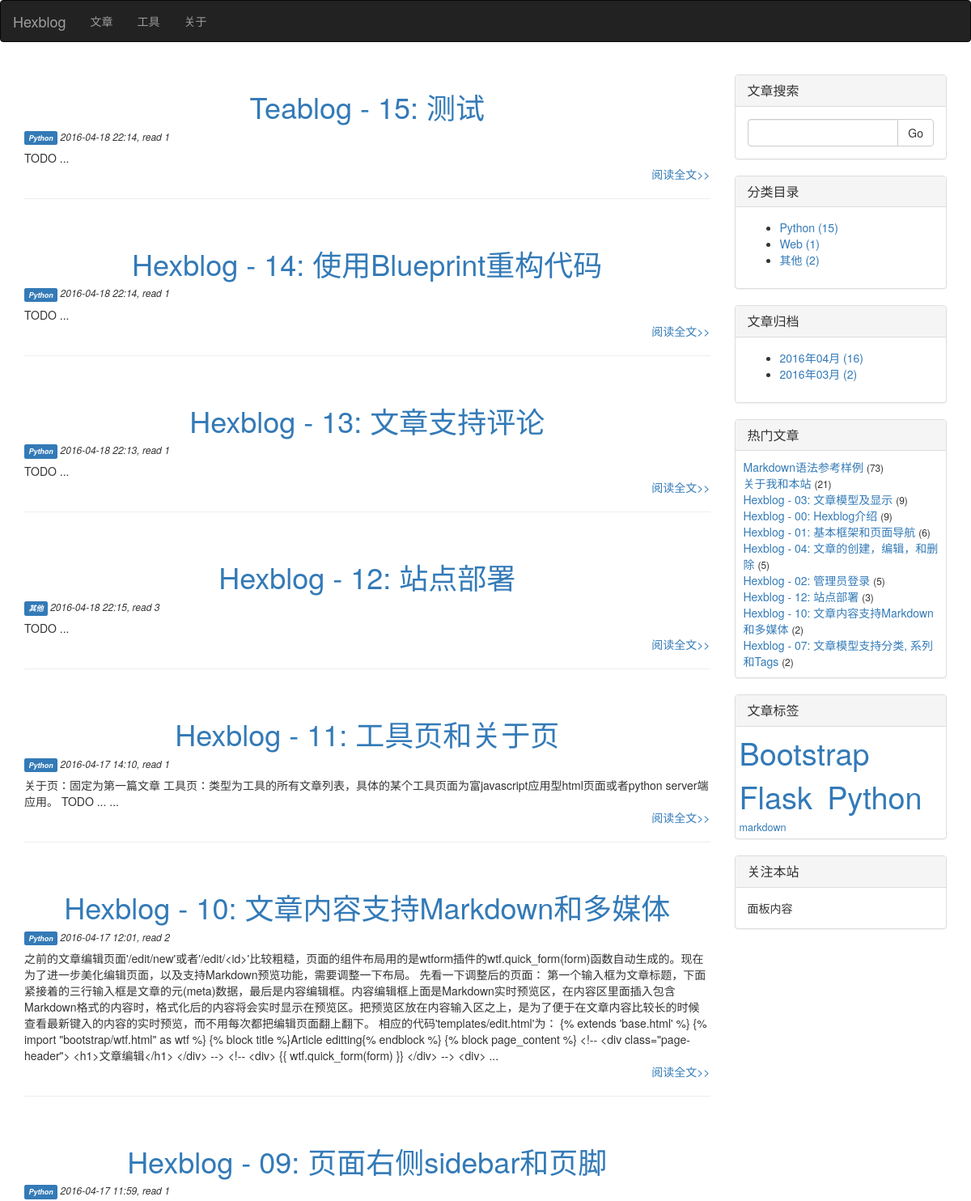
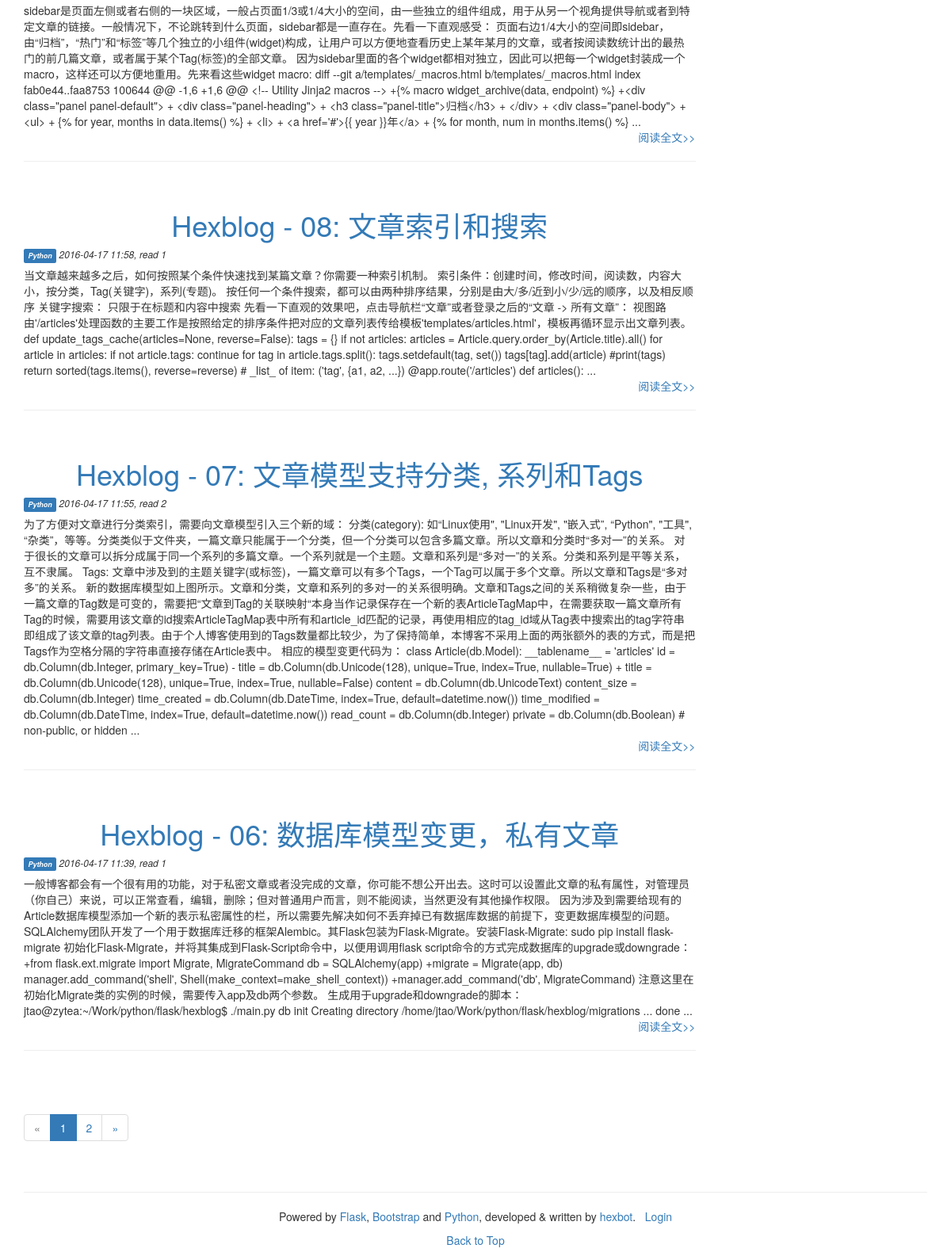
The page / on the database its author committed (2 pictures, top to bottom).
### manage.py (models this page shows, shortened)
class Article(db.Model):
    __tablename__ = 'articles'
    id = db.Column(db.Integer, primary_key=True)
    title = db.Column(db.Unicode(128), unique=True, index=True, nullable=False)
    content = db.Column(db.UnicodeText) # plain-text or markdown
    content_html = db.Column(db.UnicodeText) # html
    content_pre = db.Column(db.UnicodeText) # several top lines for preview in 'index' page
    content_size = db.Column(db.Integer)
    time_created = db.Column(db.DateTime, index=True, default=datetime.now())
    time_modified = db.Column(db.DateTime, index=True, default=datetime.now())
    read_count = db.Column(db.Integer)
    private = db.Column(db.Boolean) # non-public, or hidden
    category_id = db.Column(db.Integer, db.ForeignKey('categories.id'))
    series_id = db.Column(db.Integer, db.ForeignKey('series.id'), nullable=True) # could be null
    tags = db.Column(db.Unicode(256), index=True, nullable=True) # space separated tag worlds

class Category(db.Model):
    __tablename__ = 'categories'
    id = db.Column(db.Integer, primary_key=True)
    name = db.Column(db.Unicode(32), unique=True, index=True, nullable=False)
    articles = db.relationship('Article', backref='category', lazy='dynamic')

### manage.py (the view)
@app.route('/')
def index():
    page = request.args.get('page', 1, type=int)
    pagination = Article.query.order_by(Article.time_created.desc()).paginate(
                    page, per_page=app.config['HEXBLOG_ARTICLES_PER_PAGE'], error_out=True)
    articles = pagination.items
    return render_template('index.html', articles=articles, pagination=pagination)

### manage.py (called while the page is built)
def update_tags_cache(articles=None, reverse=False):
    tags = {}
    if not articles:
        articles = Article.query.order_by(Article.title).all()
    for article in articles:
        if not article.tags:
            continue
        for tag in article.tags.split():
            tags.setdefault(tag, set())
            tags[tag].add(article)
    return sorted(tags.items(), reverse=reverse) # _list_ of item: ('tag', {art1, art2, ...})

### templates/index.html (shortened to what this page needs)
{% extends 'base.html' %}
{% block page_content %}
{% for article in articles %}
<div class="post">
	<h1 class="post-title text-center"><a href="{{ url_for('article', id=article.id) }}">{{ article.title }}</a></h1>
    <p class="date">
        <h6>
            <em>
                <a href="{{ url_for('articles', by='category') }}#{{ article.category.name }}">
                    <span class="label label-primary">{{ article.category.name }}</span>
                </a>
                {{ article.time_modified.strftime("%Y-%m-%d %H:%M") }}, read {{ article.read_count }}
            </em>
        </h6>
    </p>
	<div class="post_body">
        {% if article.content_pre %}
            {{ article.content_pre|striptags }}
        {% elif article.content_html %}
            {{ article.content_html|striptags }}
        {% else %}
            {{ article.content }}
        {% endif %}
        ...
    </div>
    <p class="text-right"><a href="{{ url_for('article', id=article.id) }}">阅读全文&gt;&gt;</a></p>
    <hr><br>
</div>
{% endfor %}
<div class="pagination">
    {{ macros.widget_pagination(pagination, 'index') }}
</div>
{% endblock %}

### templates/base.html (shortened to what this page needs)
{% extends 'bootstrap/base.html' %}
{% import '_macros.html' as macros %}
{% block head %}
    {{ super() }}
    <link rel="stylesheet" href="{{ url_for('static', filename='css/hexblog.css') }}">
    <link rel="stylesheet" href="{{ url_for('static', filename='css/pygments-css/friendly.css') }}">
{% endblock %}
{% block navbar %}
<div class="navbar navbar-inverse" role="navigation">
	<div class="navbar-header">
		<a class="navbar-brand" href="{{ url_for('index') }}">Hexblog</a>
	</div>
	<div class="collapse navbar-collapse" id="navbar-menu-collapse">
		<ul class="nav navbar-nav">
			{% if current_user.is_authenticated %}
            <li class="dropdown">
                <a href="{{ url_for('articles') }}" class="dropdown-toggle" data-toggle="dropdown">文章<b class="caret"></b></a>
                <ul class="dropdown-menu">
                   <li><a href="{{ url_for('articles') }}">所有文章</a></li>
                   <li><a href="{{ url_for('edit', opid='new') }}">写文章</a></li>
                   <li><a href="{{ url_for('admin.index') }}" target="_blank">管理</a></li>
                </ul>
            </li>
			{% else %}
            <li><a href="{{ url_for('articles') }}">文章</a></li>
			{% endif %}
			<li><a href="{{ url_for('tools') }}">工具</a></li>
			<li><a href="{{ url_for('about') }}">关于</a></li>
		</ul>
	</div>
</div>
{% endblock %}
{% block content %}
<div class="container">
    <div class="row">
        <div class="col-sm-9 blog-main">
        {% block page_content %}
        {% endblock %}
        </div>
        <div class="col-sm-3 blog-sidebar">
        {% block page_sidebar %}
            {{ macros.widget_search(None, 'articles') }}
            {{ macros.widget_category(sidebar_data['category'], 'articles') }}
            {{ macros.widget_archive(sidebar_data['archive'], 'articles') }}
            {{ macros.widget_popular(sidebar_data['popular'], 'article') }}
            {{ macros.widget_tags(sidebar_data['tags'], 'articles') }}
            <div class="panel panel-default">
                <div class="panel-heading">
                    <h3 class="panel-title">
                        关注本站
                    </h3>
                </div>
                <div class="panel-body">
                    面板内容
                </div>
            </div>
        {% endblock %}
        </div>
    </div>
    <footer class="blog-footer">
        <hr>
        <p class="text-center">
            Powered by <a href="http://flask.pocoo.org">Flask</a>,
            <a href="http://getbootstrap.com">Bootstrap</a> and <a href="http://python.org">Python</a>,
            developed &amp; written by <a href="mailto:hexbot@163.com" target="_top">hexbot</a>. &nbsp;
            {% if current_user.is_authenticated %}
                <a href="{{ url_for('logout') }}">Logout</a>
            {% else %}
                <a href="{{ url_for('login') }}">Login</a>
            {% endif %}
        </p>
        <p class="text-center">
            <a href="#">Back to Top</a>
        </p>
    </footer>
</div>
{% endblock %}

### templates/_macros.html (shortened to what this page needs)
{% macro widget_pagination(pagination, endpoint) %}
{% if pagination.total %}
<ul class="pagination">
    <li{%if not pagination.has_prev %} class="disabled"{% endif %}>
        <a href="{% if pagination.has_prev %}{{ url_for(endpoint, page=pagination.page-1, **kwargs) }}{% else %}#{% endif %}">
            &laquo;
        </a>
    </li>
    {% for p in pagination.iter_pages() %}
        {% if p %}
            {% if p == pagination.page %}
            <li class="active"><a href="{{ url_for(endpoint, page=p, **kwargs) }}">{{ p }}</a></li>
            {% else %}
            <li><a href="{{ url_for(endpoint, page=p, **kwargs) }}">{{ p }}</a></li>
            {% endif %}
        {% else %}
            <li class="disabled"><a href="#">&hellip;</a></li>
        {% endif %}
    {% endfor %}
    <li{%if not pagination.has_next %} class="disabled"{% endif %}>
        <a href="{% if pagination.has_next %}{{ url_for(endpoint, page=pagination.page+1, **kwargs) }}{% else %}#{% endif %}">
            &raquo;
        </a>
    </li>
</ul>
{% endif %}
{% endmacro %}
{% macro widget_search(data, endpoint) %}
<div class="panel panel-default">
    <div class="panel-heading">
        <h3 class="panel-title">文章搜索</h3>
    </div>
    <div class="panel-body">
        <form id="search_form" name="search_form" action="search" method="POST" role="form">
            <div class="input-group">
               <input id="searched_words" name="searched_words" type="text" class="form-control">
               <span class="input-group-btn">
                  <button class="btn btn-default" type="submit">Go</button>
               </span>
            </div>
        </form>
    </div>
</div>
{% endmacro %}
{% macro widget_category(data, endpoint) %}
<div class="panel panel-default">
    <div class="panel-heading">
        <h3 class="panel-title">分类目录</h3>
    </div>
    <div class="panel-body">
        <ul>
            {% for category, num in data.items() %}
                <li>
                    <a href="{{ url_for(endpoint, by='category') }}#{{ category.name }}">
                        {{ category.name }} ({{ num }})
                    </a>
                </li>
            {% endfor %}
        </ul>
    </div>
</div>
{% endmacro %}
{% macro widget_archive(data, endpoint) %}
<div class="panel panel-default">
    <div class="panel-heading">
        <h3 class="panel-title">文章归档</h3>
    </div>
    <div class="panel-body">
        <ul>
            {% for year, months in data.items() %}
                {% for month, num in months.items() %}
                    <li>
                        <a href="{{ url_for(endpoint, by='time_created') }}#{{ year }}-{{ month }}">
                            {{ year }}年{{ "%02d"|format(month) }}月 ({{ num }})
                        </a>
                    </li>
                {% endfor %}
            {% endfor %}
        </ul>
    </div>
</div>
{% endmacro %}
{% macro widget_popular(data, endpoint) %}
<div class="panel panel-default">
    <div class="panel-heading">
        <h3 class="panel-title">热门文章</h3>
    </div>
    <div class="panel-body" style="padding: 10px 5px 10px 10px;">
        {% for article in data %}
        <a href="{{ url_for(endpoint, id=article.id) }}">{{ article.title|truncate(30, True) }}</a> <small>({{ article.read_count }})</small><br>
        {% endfor %}
    </div>
</div>
{% endmacro %}
{% macro widget_tags(data, endpoint) %}
    {% set num_min, num_max = data[0] %}
    {% set font_min, font_max = (90, 270) %}
    {% if num_min == num_max or num_min == -1 %}
    {%      set size_delta = 0 %}
    {% else %}
    {%      set size_delta = ((font_max - font_min) // (num_max - num_min)) %}
    {% endif %}
<div class="panel panel-default">
    <div class="panel-heading">
        <h3 class="panel-title">文章标签</h3>
    </div>
    <div class="panel-body" style="padding: 5px;">
        {% for tag_data in data[1:] %}
        <a href="{{ url_for(endpoint, by='tag') }}#{{ tag_data[0] }}">
            <span style="font-size:{{ (tag_data[1] - num_min) * size_delta + font_min }}%">{{ tag_data[0] }}<span>
        </a>&nbsp;
        {% endfor %}
    </div>
</div>
{% endmacro %}

### rows shown on the page
Article: title "Teablog - 15: 测试", category.name "Python", time_modified "2016-04-18 22:14", read_count "1", content_pre "TODO"
Article: title "Hexblog - 14: 使用Blueprint重构代码", category.name "Python", time_modified "2016-04-18 22:14", read_count "1", content_pre "TODO"
Article: title "Hexblog - 13: 文章支持评论", category.name "Python", time_modified "2016-04-18 22:13", read_count "1", content_pre "TODO"
Article: title "Hexblog - 12: 站点部署", category.name "其他", time_modified "2016-04-18 22:15", read_count "3", content_pre "TODO"
Article: title "Hexblog - 11: 工具页和关于页", category.name "Python", time_modified "2016-04-17 14:10", read_count "1", content_pre "关于页：固定为第一篇文章 工具页：类型为工具的所有文章列表，具体的某个工具页面为富javascript应用型html页面或者python server端应用。 TODO ..."
Article: title "Hexblog - 10: 文章内容支持Markdown和多媒体", category.name "Python", time_modified "2016-04-17 12:01", read_count "2", content_pre "之前的文章编辑页面'/edit/new'或者'/edit/<id>'比较粗糙，页面的组件布局用的是wtform插件的wtf.quick_form(form)函数自动生成的。现在为了进一步美化编辑页面，以及支持Markdown预览功能，需要调整一下布局。 先看一下调整后的页面： 第一个输入框为文章标题，下面紧接着的三行输入框是文章的元(meta)数据，最后是内容编辑框。内容编辑框上面是Markdown实时预览区，在内容区里面插入包含Markdown格式的内容时，格式化后的内容将会实时显示在预览区。把预览区放在内容输入区之上，是为了便于在文章内容比较长的时候查看最新键入的内容的实时预览，而不用每次都把编辑页面翻上翻下。 相应的代码'templates/edit.html'为： {% extends 'base.html' %} {% import \"bootstrap/wtf.html\" as wtf %} {% block title %}Article editting{% endblock %} {% block page_content %} <!-- <div class=\"page-header\"> <h1>文章编辑</h1> </div> --> <!-- <div> {{ wtf.quick_form(form) }} </div> --> <div>"
Article: title "Hexblog - 09: 页面右侧sidebar和页脚", category.name "Python", time_modified "2016-04-17 11:59", read_count "1", content_pre "sidebar是页面左侧或者右侧的一块区域，一般占页面1/3或1/4大小的空间，由一些独立的组件组成，用于从另一个视角提供导航或者到特定文章的链接。一般情况下，不论跳转到什么页面，sidebar都是一直存在。先看一下直观感受： 页面右边1/4大小的空间即sidebar，由“归档”，“热门”和“标签”等几个独立的小组件(widget)构成，让用户可以方便地查看历史上某年某月的文章，或者按阅读数统计出的最热门的前几篇文章，或者属于某个Tag(标签)的全部文章。 因为sidebar里面的各个widget都相对独立，因此可以把每一个widget封装成一个macro，这样还可以方便地重用。先来看这些widget macro: diff --git a/templates/_macros.html b/templates/_macros.html index fab0e44..faa8753 100644 @@ -1,6 +1,6 @@ <!-- Utility Jinja2 macros --> +{% macro widget_archive(data, endpoint) %} +<div class=\"panel panel-default\"> + <div class=\"panel-heading\"> + <h3 class=\"panel-title\">归档</h3> + </div> + <div class=\"panel-body\"> + <ul> + {% for year, months in data.items() %} + <li> + <a…"
Article: title "Hexblog - 08: 文章索引和搜索", category.name "Python", time_modified "2016-04-17 11:58", read_count "1", content_pre "当文章越来越多之后，如何按照某个条件快速找到某篇文章？你需要一种索引机制。 索引条件：创建时间，修改时间，阅读数，内容大小，按分类，Tag(关键字)，系列(专题)。 按任何一个条件搜索，都可以由两种排序结果，分别是由大/多/近到小/少/远的顺序，以及相反顺序 关键字搜索： 只限于在标题和内容中搜索 先看一下直观的效果吧，点击导航栏“文章”或者登录之后的“文章 -> 所有文章”： 视图路由'/articles'处理函数的主要工作是按照给定的排序条件把对应的文章列表传给模板'templates/articles.html'，模板再循环显示出文章列表。 def update_tags_cache(articles=None, reverse=False): tags = {} if not articles: articles = Article.query.order_by(Article.title).all() for article in articles: if not article.tags: continue for tag in article.tags.split(): tags.setdefault(tag, set()) tags[tag].add(article) #print(tags) return sorted(tags.items(), reverse=reverse) # _list_ of item: ('tag', {a1, a2, ...}) @app.route('/articles') def articles():"
Article: title "Hexblog - 07: 文章模型支持分类, 系列和Tags", category.name "Python", time_modified "2016-04-17 11:55", read_count "2", content_pre "为了方便对文章进行分类索引，需要向文章模型引入三个新的域： 分类(category): 如“Linux使用\", \"Linux开发\", \"嵌入式”, “Python\", \"工具\", “杂类”，等等。分类类似于文件夹，一篇文章只能属于一个分类，但一个分类可以包含多篇文章。所以文章和分类时“多对一”的关系。 对于很长的文章可以拆分成属于同一个系列的多篇文章。一个系列就是一个主题。文章和系列是“多对一”的关系。分类和系列是平等关系，互不隶属。 Tags: 文章中涉及到的主题关键字(或标签)，一篇文章可以有多个Tags，一个Tag可以属于多个文章。所以文章和Tags是“多对多”的关系。 新的数据库模型如上图所示。文章和分类，文章和系列的多对一的关系很明确。文章和Tags之间的关系稍微复杂一些，由于一篇文章的Tag数是可变的，需要把“文章到Tag的关联映射“本身当作记录保存在一个新的表ArticleTagMap中，在需要获取一篇文章所有Tag的时候，需要用该文章的id搜索ArticleTagMap表中所有和article_id匹配的记录，再使用相应的tag_id域从Tag表中搜索出的tag字符串即组成了该文章的tag列表。由于个人博客使用到的Tags数量都比较少，为了保持简单，本博客不采用上面的两张额外的表的方式，而是把Tags作为空格分隔的字符串直接存储在Article表中。 相应的模型变更代码为： class Article(db.Model): __tablename__ = 'articles' id = db.Column(db.Integer,…"
Article: title "Hexblog - 06: 数据库模型变更，私有文章", category.name "Python", time_modified "2016-04-17 11:39", read_count "1", content_pre "一般博客都会有一个很有用的功能，对于私密文章或者没完成的文章，你可能不想公开出去。这时可以设置此文章的私有属性，对管理员（你自己）来说，可以正常查看，编辑，删除；但对普通用户而言，则不能阅读，当然更没有其他操作权限。 因为涉及到需要给现有的Article数据库模型添加一个新的表示私密属性的栏，所以需要先解决如何不丢弃掉已有数据库数据的前提下，变更数据库模型的问题。 SQLAlchemy团队开发了一个用于数据库迁移的框架Alembic。其Flask包装为Flask-Migrate。安装Flask-Migrate: sudo pip install flask-migrate 初始化Flask-Migrate，并将其集成到Flask-Script命令中，以便用调用flask script命令的方式完成数据库的upgrade或downgrade： +from flask.ext.migrate import Migrate, MigrateCommand db = SQLAlchemy(app) +migrate = Migrate(app, db) manager.add_command('shell', Shell(make_context=make_shell_context)) +manager.add_command('db', MigrateCommand) 注意这里在初始化Migrate类的实例的时候，需要传入app及db两个参数。 生成用于upgrade和downgrade的脚本： jtao@zytea:~/Work/python/flask/hexblog$…"
Category: name "Python", num "15"
Category: name "Web", num "1"
Category: name "其他", num "2"
Article: title "Markdown语法参考样例", read_count "73", tags "markdown"
Article: title "关于我和本站", read_count "21"
Article: title "Hexblog - 03: 文章模型及显示", read_count "9"
Article: title "Hexblog - 00: Hexblog介绍", read_count "9"
Article: title "Hexblog - 01: 基本框架和页面导航", read_count "6"
Article: title "Hexblog - 04: 文章的创建，编辑，和删除", read_count "5"
Article: title "Hexblog - 02: 管理员登录", read_count "5"

### other values the page prints
{{ p }} "1"
{{ p }} "2"
{{ year }} "2016" "2016"
{{ "%02d"|format(month) }} "04" "03"
{{ num }} "16" "2"
{{ tag_data[0] }} "Bootstrap" "Flask" "Python"
